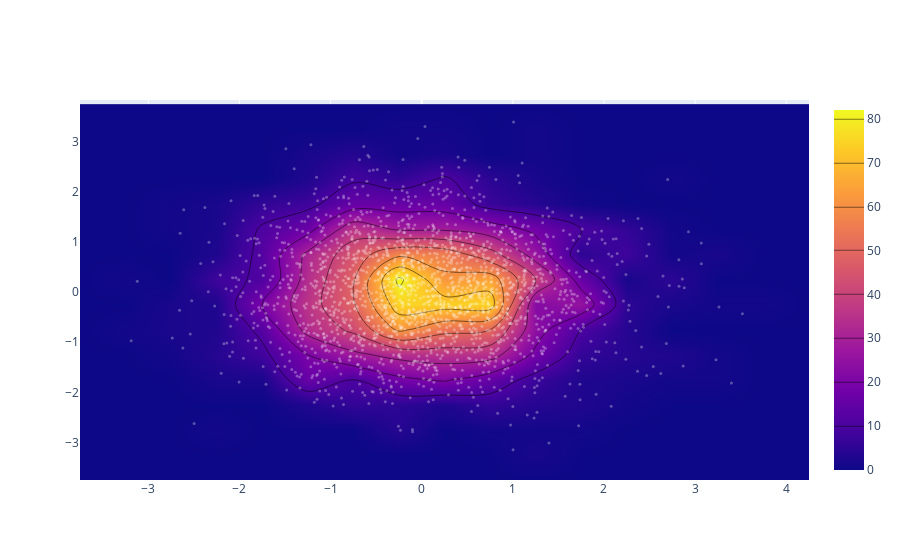

Write notebook code for a chart like this one.
### Code cell
iplot([go.Histogram2dcontour(x=x, y=y, contours=dict(coloring='heatmap')),
       go.Scatter(x = x, y=y, mode='markers', marker=dict(color='white', size=3, opacity=0.3))],
     show_link = False)

### Figure 1 — Plotly figure (JSON) as saved in the notebook; plotly's stock layout.template omitted (floating-point values rounded to 4 significant figures; data arrays with more than 128 entries replaced by an {"elided": "..."} marker saying what was removed)
{"data": [{"contours": {"coloring": "heatmap"}, "type": "histogram2dcontour", "x": {"elided": "2000 float values"}, "y": {"elided": "2000 float values"}}, {"marker": {"color": "white", "opacity": 0.3, "size": 3}, "mode": "markers", "type": "scatter", "x": {"elided": "2000 float values"}, "y": {"elided": "2000 float values"}}], "layout": {}}
